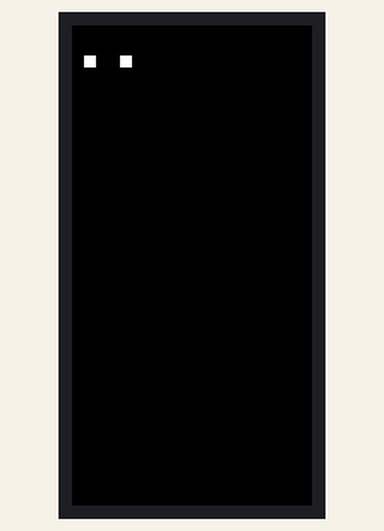
Recording of a sketch running on a simulated ESP32. Parts: 80×160 colour display. WiFi joins after 1.5 s; servers stay silent unless stated.

Above: at 1.2 s.
At 1.7 s:
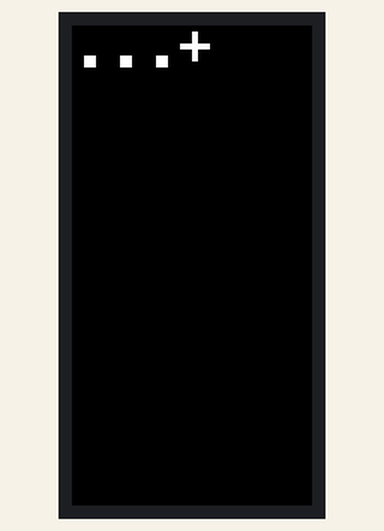
At 5.7 s:
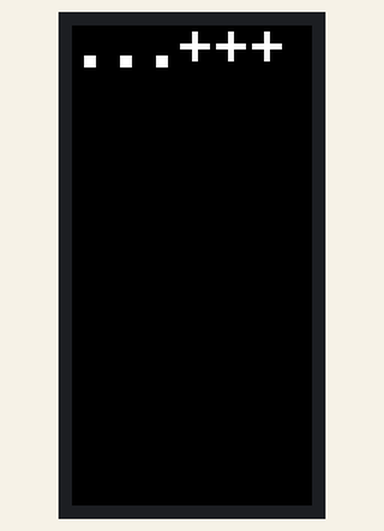
At 9.7 s:
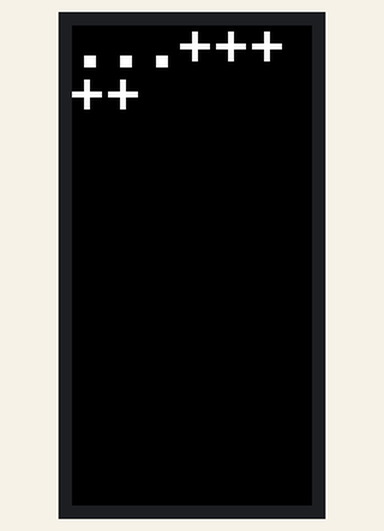
At 19.7 s:
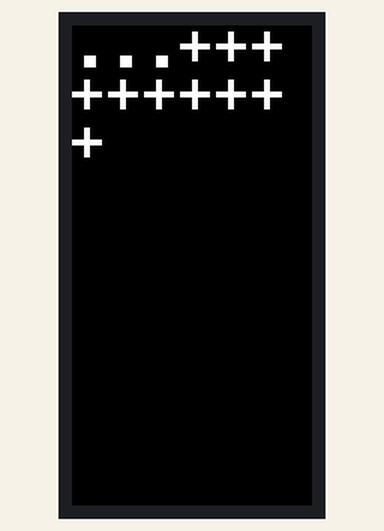
At 37.7 s:
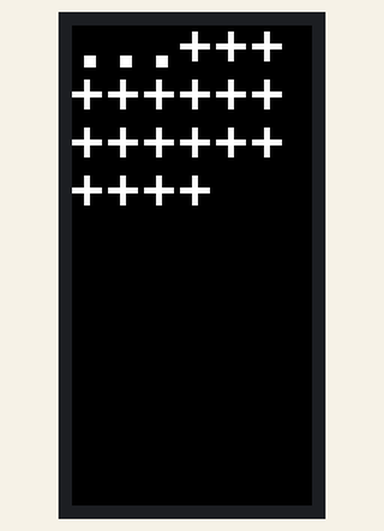

The sketch:

udp-cnx-sample1.ino
```cpp
#include <WiFi.h>
#include <WiFiUDP.h>
//#include <M5Stack.h>
#include <M5StickC.h>

// arp -aでIPアドレスをすべて取得
// ipconfigで自身のIPアドレスを取得

const char ssid[] = "prana"; //WiFIのSSIDを入力
const char pass[] = "68910062peggy3311"; // WiFiのパスワードを入力

WiFiUDP wifiUdp;
const char *pc_addr = "192.168.0.101";  //"192.168.0.6";
const int pc_port = 50007; //送信先のポート
const int my_port = 50008;  //自身のポート


void setup() {
  M5.begin();
  //M5.Power.begin();
  M5.Lcd.setTextSize(2);

  WiFi.begin(ssid, pass);
  while( WiFi.status() != WL_CONNECTED) {
    delay(500);
    M5.Lcd.print(".");
  }
  // M5.Lcd.println("WiFi connected");
  // M5.Lcd.print("IP address = ");
  // M5.Lcd.println(WiFi.localIP());

  wifiUdp.begin(my_port);
}

void loop(){
  for(int i=0;i<100;i++){
  // データ送信
  wifiUdp.beginPacket(pc_addr, pc_port);
  wifiUdp.write('t');
  wifiUdp.write('e');
  wifiUdp.write('s');
  wifiUdp.write('t');
  wifiUdp.endPacket();
  M5.Lcd.print("+");


  delay(2000); //2秒待つ
  }

  //終了コマンド送信
  wifiUdp.beginPacket(pc_addr, pc_port);
  wifiUdp.write('&');
  wifiUdp.endPacket();
  delay(2000);
}
```

Measured:
- what the display in image 0 shows lasts 0.5 s, from 1.2 s to 1.7 s
- what the display in image 1 shows lasts 2.0 s, from 1.7 s to 3.7 s
